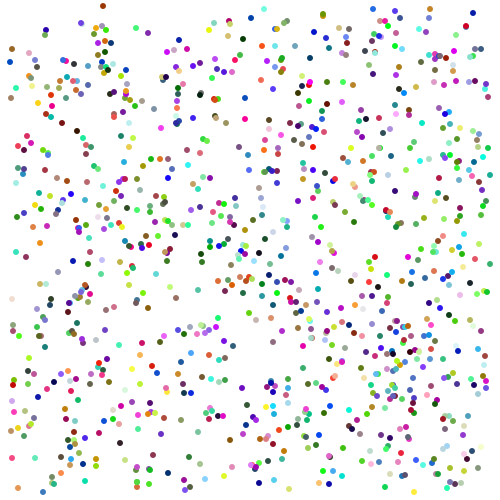
Frame 1 (no input)
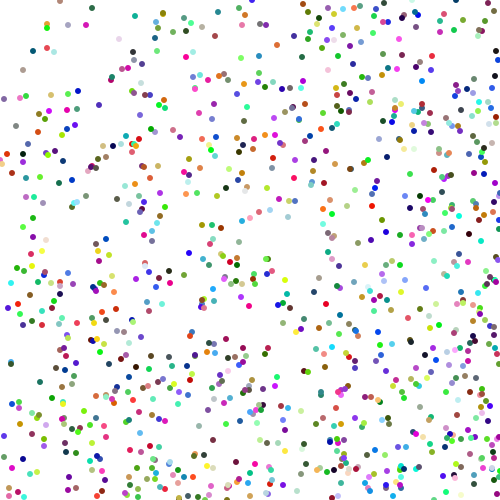
Frame 60 (the mouse pressed at the canvas centre just before this capture)
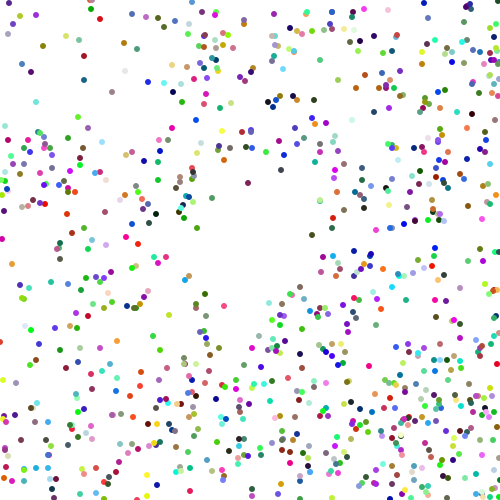
Frame 120 (the mouse held since frame 60 and released just before this capture)

The Processing sketch that drew these frames (run headless with seeded random() and noise(); from frame 60 on, the mouse is pressed at the canvas centre):

// Processing sketch: Aug8_Class5
// ── Aug8_Class5.pde
int numberBalls = 1000; 
int buffer = 10; 

int ballSize  = 3; 
int eatRadius = 50; 

int [] ballX = new int[numberBalls]; 
int [] ballY = new int[numberBalls]; 

int [] speedX = new int[numberBalls]; 
int [] speedY = new int[numberBalls]; 

int [] radii= new int[numberBalls]; 

color[] baseColor = new int[numberBalls]; 
int [] opacity = new int[numberBalls]; 
color [] drawColor = new int[numberBalls]; 

void setup(){
  size(500,500); 
  noStroke(); 
  
  for(int i = 0; i<numberBalls; i++){
    ballX[i] = int(random(buffer, width- buffer)); 
    ballY[i] = int(random(buffer, height - buffer)); 
    
    speedX[i] = int(random(-5,5));
    speedY[i] = int(random(-5,5)); 
    
    if(speedX[i]==0){
      speedX[i]=1; 
    }
    
    if(speedY[i]==0){
      speedY[i] = 1; 
    }
    
    radii[i] = ballSize; 
    baseColor[i] = color(random(255), random(255), random(255)); 
    opacity[i]= 255; 
    drawColor[i]= color(baseColor[i], opacity[i]); 
  }
}

void draw(){
  background(255); 
  
  for(int i = 0; i< numberBalls; i++){
    ballX[i] = ballX[i] + speedX[i]; 
    ballY[i] = ballY[i] + speedY[i]; 
  }
  
  for(int i = 0; i<numberBalls; i++){
    if(ballX[i]< 0){
      speedX[i] = speedX[i]*-1; 
      ballX[i] = 0; 
    }
      if(ballX[i]> width){
        speedX[i] = speedX[i]*-1; 
        ballX[i] = width; 
      }
      
    if(ballY[i]< 0){
      speedY[i] = speedY[i]*-1; 
      ballY[i] = 0; 
    }
    if(ballY[i]> height){
        speedY[i] = speedY[i]*-1; 
        ballY[i] = height; 
    }   
    }
    
    for(int i = 0; i< numberBalls; i++){
      if(dist(ballX[i], ballY[i], mouseX, mouseY)< eatRadius){
        opacity[i] = 0; 
      }
    }
    
    if(keyPressed){
      for(int i = 0; i<numberBalls; i++){
        opacity[i] =255; 
      }
    }
    
    for(int i = 0; i<numberBalls; i++){
      drawColor[i]= color(baseColor[i], opacity[i]); 
      fill(drawColor[i]); 
      ellipse(ballX[i], ballY[i], radii[i]*2, radii[i]*2); 
    }
  } 
